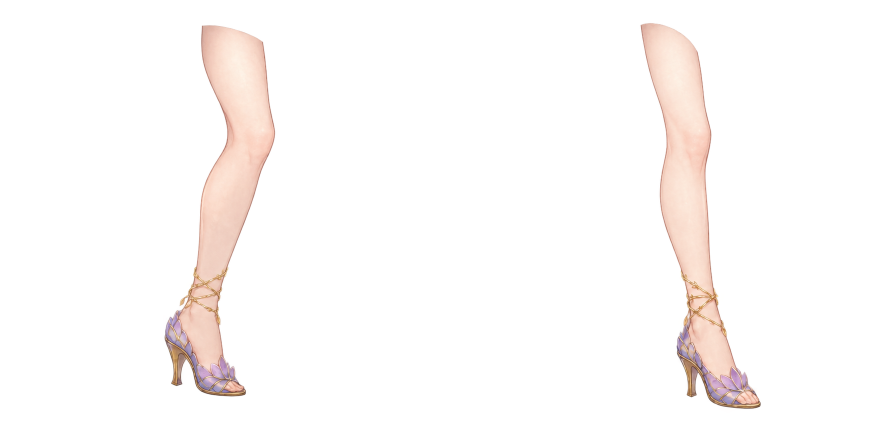
#> input picture Resources/fairy/blender/walk_prototype_v3/reconstruction_sources/complete_legs.png, 1774 x 887 px, found by its file name (shown at 1/2 size)
$ python repair_motion_layers.py
#> lines starting #> are read from the running program, lines starting #| are printed output that depends on the picture
from pathlib import Path
import json,shutil,numpy as np
from PIL import Image,ImageDraw
p=Path('Resources/fairy/blender/walk_prototype_v3');(p/'reconstruction_sources').mkdir(exist_ok=True)
assert (p/'reconstruction_sources/complete_legs.png').exists(), 'Saved reconstruction source required'
gen=Image.open(p/'reconstruction_sources/complete_legs.png').convert('RGBA');print(gen.size)
#> further down, gen is the input picture: PIL image 1774x887 RGBA; mean R, G, B, A 22.1, 18.8, 17.5, 22
for side in ['left','right']:
 if side=='left':
  ty=[678,760,842,940,1014,1155];gy=[50,160,270,440,580,795];tx=[649,650,629,614,606,607];gx=[460,485,500,440,418,414]
 else:
  ty=[678,760,833,940,1025,1180];gy=[45,170,290,470,590,816];tx=[676,686,686,684,699,728];gx=[1343,1380,1380,1390,1410,1440]
 mesh=[]
 for y in range(678,ty[-1],4):
  y1=min(y+4,ty[-1]);sy=float(np.interp(y,ty,gy));sy1=float(np.interp(y1,ty,gy));cx=float(np.interp(y,ty,tx));cx1=float(np.interp(y1,ty,tx));g=float(np.interp(y,ty,gx));g1=float(np.interp(y1,ty,gx))
  x0,x1=500,820;scale=.64
  mesh.append(((x0,y,x1,y1),((x0-cx)/scale+g,sy,(x0-cx1)/scale+g1,sy1,(x1-cx1)/scale+g1,sy1,(x1-cx)/scale+g,sy)))
 full=gen.transform((1254,1254),Image.Transform.MESH,mesh,Image.Resampling.BICUBIC);a=np.array(full)
#> after `full = gen.transform((1254, 1254), Image.Transform.MESH, mesh, Image.R`:
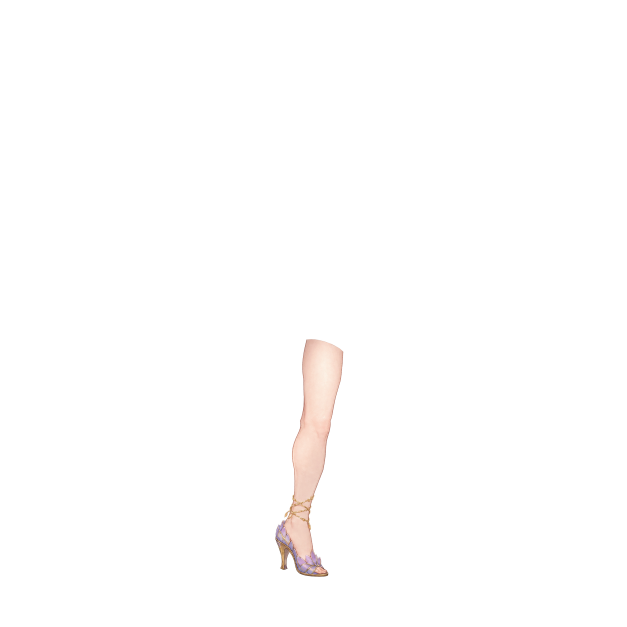
#> full: PIL image 1254x1254 RGBA (shown at 1/2 size); mean R, G, B, A 4.5, 3.8, 3.6, 4.7; transparent parts drawn white
 # Keep exact approved shoe painting, not the generated shoe variant.
 old=Image.new('RGBA',(1254,1254))
#> old: PIL image 1254x1254 RGBA; every value is 0
#> (the run stopped early here; a loop or call above may not have finished)
